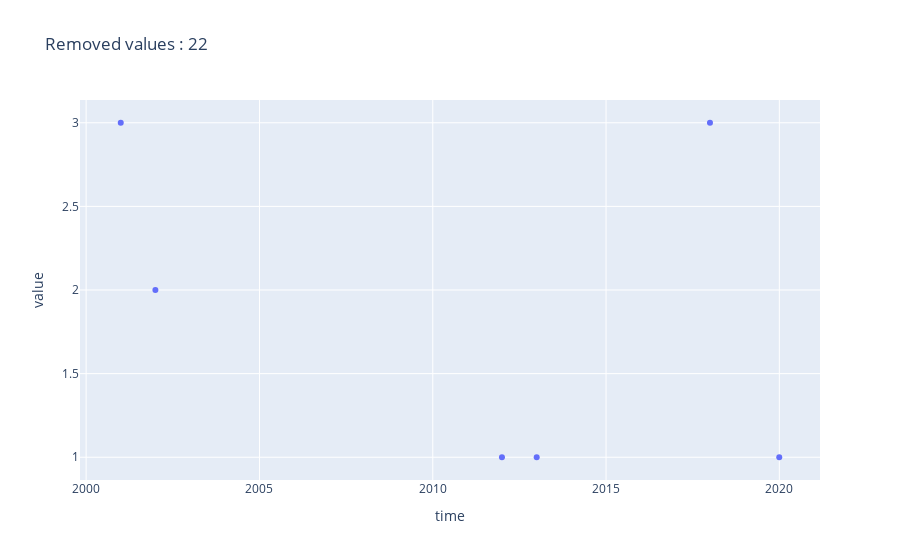

This figure's notebook cell:
### Code cell
removed = (
    ((xr.where(new_data.day.notnull() & new_data.night.notnull(), new_data.day - new_data.night, np.nan)) > 0)
    .sum(["latitude", "longitude"])
    .resample({"time": "1YE"})
    .sum()
    .rename("value")
    .to_dataframe()
    .reset_index()
    .query("value > 0")
)

removed.plot(kind="scatter", x="time", y="value", title=f"Removed values : {removed.value.sum() * 2}")

### Figure 1 — Plotly figure (JSON) as saved in the notebook; plotly's stock layout.template omitted (floating-point values rounded to 4 significant figures)
{"data": [{"hovertemplate": "time=%{x}<br>value=%{y}<extra></extra>", "legendgroup": "", "marker": {"color": "#636efa", "symbol": "circle"}, "mode": "markers", "name": "", "orientation": "v", "showlegend": false, "type": "scatter", "x": ["2000-12-31T00:00:00", "2001-12-31T00:00:00", "2011-12-31T00:00:00", "2012-12-31T00:00:00", "2017-12-31T00:00:00", "2019-12-31T00:00:00"], "xaxis": "x", "y": [3, 2, 1, 1, 3, 1], "yaxis": "y"}], "layout": {"legend": {"tracegroupgap": 0}, "title": {"text": "Removed values : 22"}, "xaxis": {"anchor": "y", "domain": [0, 1], "title": {"text": "time"}}, "yaxis": {"anchor": "x", "domain": [0, 1], "title": {"text": "value"}}}}
